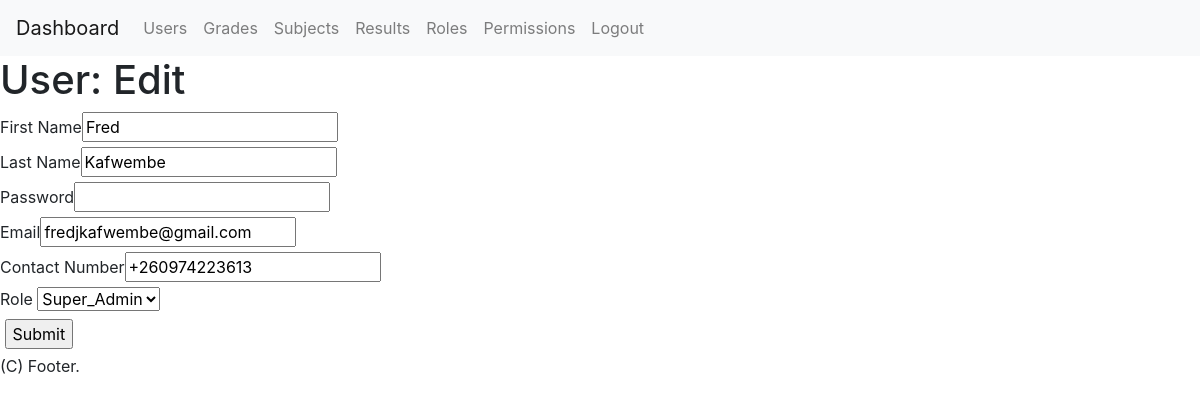
The page /user/edit/1 (signed in) on the database its author committed.
### tables this page shows
CREATE TABLE IF NOT EXISTS `users` (
  `user_id` INT(11) NOT NULL AUTO_INCREMENT,
  `role_id_fk` INT(11) NOT NULL,
  `password` VARCHAR(45) NOT NULL,
  `email` VARCHAR(45) NOT NULL,
  `first_name` VARCHAR(45) NOT NULL,
  `last_name` VARCHAR(45) NOT NULL,
  `contact_number` VARCHAR(45) NOT NULL,
  PRIMARY KEY (`user_id`),
  CONSTRAINT `u_role_id_fk`
    FOREIGN KEY (`role_id_fk`)
    REFERENCES `roles` (`role_id`)
    ON DELETE NO ACTION
    ON UPDATE NO ACTION);

### controllers/User.php (called while the page is built, shortened)
<?php
class User extends Controller {
    function edit($id) {
      $this->view->roleList = $this->model->readAllRoles();
      $this->view->user = $this->model->readUser($id);
      $this->view->render("user/edit");
    }
}
?>

### index.php (called while the page is built, shortened)
<?php
require "./libs/Controller.php";
require "./libs/Model.php";
$app = new Bootstrap();
?>

### libs/Model.php (called while the page is built, shortened)
<?php
class Model {
  function __construct() {
    $this->db = new Database();
  }
}
?>

### models/UserModel.php (called while the page is built, shortened)
<?php
include_once "RolesModel.php";
class UserModel extends Model {
    function readUser($id, $includeRoleName = false) {
        $statment = $this->db->prepare(
            "SELECT user_id, role_id_fk, password, email,
            first_name, last_name, contact_number FROM users
            WHERE user_id = :id");
        $statment->execute(array(":id" => $id));
        $userData = $statment->fetch();
        return $userData;
    }
    function readAllRoles() {
        $rolesModel = new RolesModel();
        return $rolesModel->readAllRoles();
    }
}
?>

### libs/Controller.php (called while the page is built, shortened)
<?php
class Controller {
  function loadModel($name) {
    $path = "models/" . $name . "Model.php";
    if(file_exists($path)) {
      $this->model = new $modelName();
    }
  }
}
?>

### models/RolesModel.php (called while the page is built, shortened)
<?php
require_once "UserModel.php";
class RolesModel extends Model {
  function readAllRoles() {
    $statment = $this->db->prepare("SELECT role_id, name FROM roles");
    $statment->execute();
    return $statment->fetchAll();
  }
}
?>

### views/user/edit.php (the view)
<h1>User: Edit</h1>
<form method="post" action="<?php echo URL; ?>user/updateUser/<?php echo $this->user['user_id']; ?>">
    <label>First Name</label><input type="text" name="firstName" value="<?php echo $this->user['first_name']; ?>"/><br/>
    <label>Last Name</label><input type="text" name="lastName" value="<?php echo $this->user['last_name']; ?>"/><br/>
    <label>Password</label><input type="text" name="password"/><br/>
    <label>Email</label><input type="text" name="email" value="<?php echo $this->user['email']; ?>"/><br/>
    <label>Contact Number</label><input type="text" name="contactNumber" value="<?php echo $this->user['contact_number']; ?>"/><br/>
    <label>Role</label>
      <select name="roleId">
        <?php foreach($this->roleList as $role) {
          if($this->user["role_id_fk"] == $role["role_id"]) {
            printf("<option value='%s' selected>%s</option>", $role["role_id"], $role["name"]);
          } else {
            printf("<option value='%s'>%s</option>", $role["role_id"], $role["name"]);
          }
        }?>
      </select><br/>
    <label>&nbsp;</label><input type='submit'/>
</form>

### rows shown on the page
users: firstName "Fred", lastName "Kafwembe", email "fredjkafwembe@gmail.com", contactNumber "+260974223613"

### other values the page prints
form field roleId "Super_Admin"
